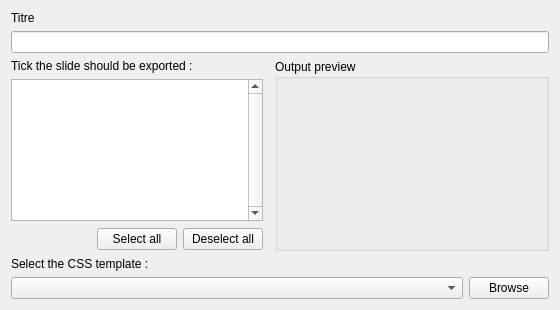
<?xml version="1.0" encoding="UTF-8"?>
<ui version="4.0">
 <class>KPrHtmlExport</class>
 <widget class="QWidget" name="KPrHtmlExport">
  <property name="geometry">
   <rect>
    <x>0</x>
    <y>0</y>
    <width>560</width>
    <height>310</height>
   </rect>
  </property>
  <property name="windowTitle">
   <string>HTML Export</string>
  </property>
  <layout class="QGridLayout" name="gridLayout">
   <item row="2" column="0" colspan="4">
    <widget class="QLabel" name="textLabel_slideslist">
     <property name="text">
      <string>Tick the slide should be exported :</string>
     </property>
     <property name="wordWrap">
      <bool>false</bool>
     </property>
    </widget>
   </item>
   <item row="4" column="0">
    <spacer name="horizontalSpacer_2">
     <property name="orientation">
      <enum>Qt::Horizontal</enum>
     </property>
     <property name="sizeHint" stdset="0">
      <size>
       <width>16</width>
       <height>24</height>
      </size>
     </property>
    </spacer>
   </item>
   <item row="4" column="1">
    <widget class="KPushButton" name="kPushButton_selectAll">
     <property name="text">
      <string>Select all</string>
     </property>
    </widget>
   </item>
   <item row="5" column="0" colspan="5">
    <widget class="QLabel" name="textLabel_css">
     <property name="text">
      <string>Select the CSS template :</string>
     </property>
     <property name="wordWrap">
      <bool>false</bool>
     </property>
    </widget>
   </item>
   <item row="4" column="2">
    <widget class="KPushButton" name="kPushButton_deselectAll">
     <property name="text">
      <string>Deselect all</string>
     </property>
    </widget>
   </item>
   <item row="3" column="0" colspan="3">
    <widget class="KListWidget" name="kListBox_slides">
     <property name="verticalScrollBarPolicy">
      <enum>Qt::ScrollBarAlwaysOn</enum>
     </property>
     <property name="selectionMode">
      <enum>QAbstractItemView::NoSelection</enum>
     </property>
    </widget>
   </item>
   <item row="1" column="0" colspan="5">
    <widget class="KLineEdit" name="klineedit_title"/>
   </item>
   <item row="0" column="0">
    <widget class="QLabel" name="textlable_top">
     <property name="text">
      <string>Titre</string>
     </property>
    </widget>
   </item>
   <item row="2" column="4" rowspan="3">
    <widget class="QGroupBox" name="groupBox_preview">
     <property name="sizePolicy">
      <sizepolicy hsizetype="Preferred" vsizetype="Preferred">
       <horstretch>1</horstretch>
       <verstretch>0</verstretch>
      </sizepolicy>
     </property>
     <property name="locale">
      <locale language="English" country="UnitedStates"/>
     </property>
     <property name="title">
      <string>Output preview</string>
     </property>
     <layout class="QHBoxLayout" name="horizontalLayout">
      <item>
       <widget class="QLabel" name="qLabel_preview">
        <property name="sizePolicy">
         <sizepolicy hsizetype="Expanding" vsizetype="Ignored">
          <horstretch>0</horstretch>
          <verstretch>0</verstretch>
         </sizepolicy>
        </property>
        <property name="minimumSize">
         <size>
          <width>250</width>
          <height>0</height>
         </size>
        </property>
        <property name="text">
         <string/>
        </property>
        <property name="scaledContents">
         <bool>false</bool>
        </property>
        <property name="alignment">
         <set>Qt::AlignCenter</set>
        </property>
       </widget>
      </item>
     </layout>
    </widget>
   </item>
   <item row="7" column="0" colspan="5">
    <widget class="QWidget" name="widget" native="true">
     <property name="sizePolicy">
      <sizepolicy hsizetype="Expanding" vsizetype="Preferred">
       <horstretch>0</horstretch>
       <verstretch>0</verstretch>
      </sizepolicy>
     </property>
     <layout class="QHBoxLayout" name="horizontalLayout_2">
      <property name="margin">
       <number>0</number>
      </property>
      <item>
       <widget class="KComboBox" name="kcombobox">
        <property name="sizePolicy">
         <sizepolicy hsizetype="Expanding" vsizetype="Preferred">
          <horstretch>0</horstretch>
          <verstretch>0</verstretch>
         </sizepolicy>
        </property>
       </widget>
      </item>
      <item>
       <widget class="KPushButton" name="kpushbuttonBrowseCSS">
        <property name="sizePolicy">
         <sizepolicy hsizetype="Preferred" vsizetype="Preferred">
          <horstretch>0</horstretch>
          <verstretch>0</verstretch>
         </sizepolicy>
        </property>
        <property name="locale">
         <locale language="English" country="UnitedStates"/>
        </property>
        <property name="text">
         <string>Browse</string>
        </property>
       </widget>
      </item>
     </layout>
    </widget>
   </item>
  </layout>
 </widget>
 <customwidgets>
  <customwidget>
   <class>KListWidget</class>
   <extends>QListWidget</extends>
   <header>klistwidget.h</header>
  </customwidget>
  <customwidget>
   <class>KPushButton</class>
   <extends>QPushButton</extends>
   <header>kpushbutton.h</header>
  </customwidget>
  <customwidget>
   <class>KLineEdit</class>
   <extends>QLineEdit</extends>
   <header>klineedit.h</header>
  </customwidget>
  <customwidget>
   <class>KComboBox</class>
   <extends>QComboBox</extends>
   <header>kcombobox.h</header>
  </customwidget>
 </customwidgets>
 <resources/>
 <connections/>
</ui>
